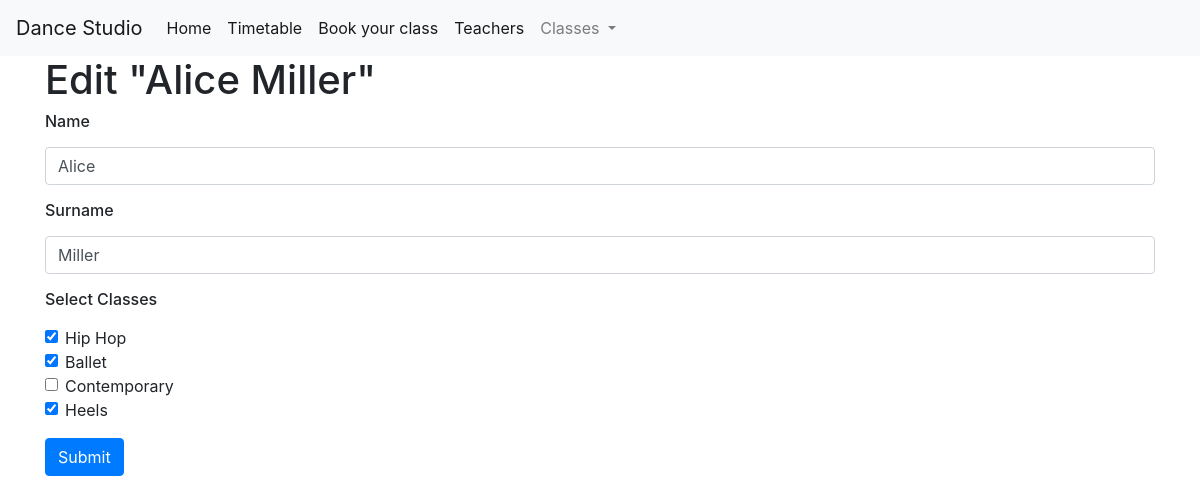
The page /teacher/1/edit on the database its author committed.
### tables this page shows
CREATE TABLE teachers (
    teacher_id INTEGER PRIMARY KEY AUTOINCREMENT,
    name VARCHAR(50) NOT NULL,
    surname VARCHAR(50) NOT NULL
);

CREATE TABLE dance_classes (
    dance_class_id INTEGER PRIMARY KEY AUTOINCREMENT,
    dance_class_name VARCHAR(50) NOT NULL,
    dance_class_about TEXT
);

### app.py (the view, shortened to what this page needs)
@app.route('/teacher/<int:teacher_id>/edit', methods=('GET', 'POST'))
def edit_teacher(teacher_id):
    dance_classes = get_dance_classes_for_navbar()
    teacher = get_teacher(teacher_id)
    classes_of_teacher = get_classes_of_teacher(teacher_id)
    return render_template('edit_teacher.html', teacher=teacher, classes_of_teacher=classes_of_teacher,
                           dance_classes=dance_classes)

### app.py (called while the page is built)
def get_db_connection():
    conn = sqlite3.connect('database.db')
    conn.row_factory = sqlite3.Row
    return conn

def get_teacher(teacher_id):
    conn = get_db_connection()
    teacher = conn.execute('SELECT * FROM teachers WHERE teacher_id = ?',
                           (teacher_id,)).fetchone()
    conn.close()
    if teacher is None:
        abort(404)
    return teacher

def get_dance_classes_for_navbar():
    conn = get_db_connection()
    dance_classes = conn.execute('SELECT * FROM dance_classes').fetchall()
    conn.close()
    return dance_classes

def get_classes_of_teacher(teacher_id):
    conn = get_db_connection()
    classes_of_teacher = conn.execute('''
        SELECT teachers.teacher_id, dance_classes.dance_class_id, dance_classes.dance_class_name
        FROM teachers
        LEFT JOIN teacher_classes ON teachers.teacher_id = teacher_classes.teacher_id
        LEFT JOIN dance_classes ON teacher_classes.dance_class_id = dance_classes.dance_class_id
        WHERE teachers.teacher_id = ?
    ''', (teacher_id,)).fetchall()
    conn.close()
    return classes_of_teacher

### templates/edit_teacher.html (shortened to what this page needs)
{% extends 'base.html' %}
{% block content %}
  <h1>
    {% block title %} Edit "{{ teacher['name'] ~ ' ' ~ teacher['surname'] }}" {% endblock %}
  </h1>
  <form method="post">
    <div class="form-group">
      <h6><label for="name">Name</label></h6>
      <input type="text" name="name" placeholder="Enter name"
             class="form-control"
             value="{{ request.form['name'] or teacher['name'] }}">
    </div>
    <div class="form-group">
      <h6><label for="surname">Surname</label></h6>
      <input type="text" name="surname" placeholder="Enter surname"
             class="form-control"
             value="{{ request.form['surname'] or teacher['surname'] }}">
    </div>
      <div class="form-group">
        <h6><label for="classes">Select Classes</label></h6>
    {% for dance_class in dance_classes %}
        <div class="form-check">
            <input class="form-check-input" type="checkbox" name="teacher_classes" value="{{ dance_class['dance_class_id'] }}"
                   {% if dance_class['dance_class_id'] in classes_of_teacher|map(attribute='dance_class_id') %}checked{% endif %}>
            <label class="form-check-label" for="{{ dance_class['dance_class_id'] }}">
                {{ dance_class['dance_class_name'] }}
            </label>
        </div>
    {% endfor %}
    </div>
    <div class="form-group">
      <button type="submit" class="btn btn-primary">Submit</button>
    </div>
  </form>
{% endblock %}

### rows shown on the page
teachers: name+surname "Alice Miller", name "Alice", surname "Miller"
dance_classes: dance_class_id "☑", dance_class_name "Hip Hop"
dance_classes: dance_class_id "☑", dance_class_name "Ballet"
dance_classes: dance_class_name "Contemporary"
dance_classes: dance_class_id "☑", dance_class_name "Heels"
